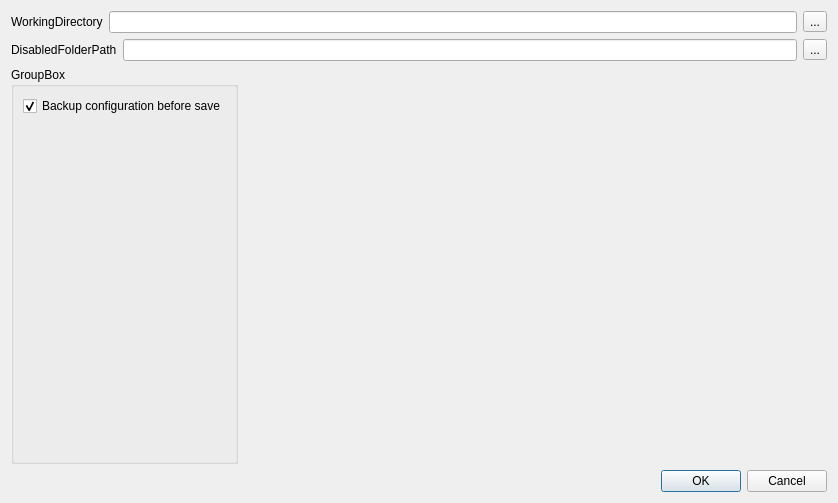
<?xml version="1.0" encoding="UTF-8"?>
<ui version="4.0">
 <class>SettingsForm</class>
 <widget class="QDialog" name="SettingsForm">
  <property name="geometry">
   <rect>
    <x>0</x>
    <y>0</y>
    <width>838</width>
    <height>503</height>
   </rect>
  </property>
  <property name="windowTitle">
   <string>Dialog</string>
  </property>
  <layout class="QVBoxLayout" name="verticalLayout_2">
   <item>
    <layout class="QHBoxLayout" name="horizontalLayout">
     <item>
      <widget class="QLabel" name="labelWorkingDirectory">
       <property name="text">
        <string>WorkingDirectory</string>
       </property>
      </widget>
     </item>
     <item>
      <widget class="QLineEdit" name="lineEditWorkingDirectory">
       <property name="readOnly">
        <bool>true</bool>
       </property>
      </widget>
     </item>
     <item>
      <widget class="QToolButton" name="toolButtonWorkingDirectory">
       <property name="text">
        <string>...</string>
       </property>
       <property name="icon">
        <iconset theme="system-search"/>
       </property>
      </widget>
     </item>
    </layout>
   </item>
   <item>
    <layout class="QHBoxLayout" name="horizontalLayout_2">
     <item>
      <widget class="QLabel" name="labelDisabledFolderPath">
       <property name="text">
        <string>DisabledFolderPath</string>
       </property>
      </widget>
     </item>
     <item>
      <widget class="QLineEdit" name="lineEditDisabledFolderPath">
       <property name="readOnly">
        <bool>true</bool>
       </property>
      </widget>
     </item>
     <item>
      <widget class="QToolButton" name="toolButtonDisabledFolderPath">
       <property name="text">
        <string>...</string>
       </property>
       <property name="icon">
        <iconset theme="system-search"/>
       </property>
      </widget>
     </item>
    </layout>
   </item>
   <item>
    <layout class="QHBoxLayout" name="horizontalLayout_4">
     <item>
      <widget class="QGroupBox" name="groupBox">
       <property name="title">
        <string>GroupBox</string>
       </property>
       <layout class="QVBoxLayout" name="verticalLayout">
        <item>
         <widget class="QCheckBox" name="checkBoxBackupConfig">
          <property name="text">
           <string>Backup configuration before save</string>
          </property>
          <property name="checked">
           <bool>true</bool>
          </property>
         </widget>
        </item>
        <item>
         <spacer name="verticalSpacer">
          <property name="orientation">
           <enum>Qt::Vertical</enum>
          </property>
          <property name="sizeHint" stdset="0">
           <size>
            <width>20</width>
            <height>319</height>
           </size>
          </property>
         </spacer>
        </item>
       </layout>
      </widget>
     </item>
     <item>
      <spacer name="horizontalSpacer_2">
       <property name="orientation">
        <enum>Qt::Horizontal</enum>
       </property>
       <property name="sizeHint" stdset="0">
        <size>
         <width>40</width>
         <height>20</height>
        </size>
       </property>
      </spacer>
     </item>
    </layout>
   </item>
   <item>
    <layout class="QHBoxLayout" name="horizontalLayout_3">
     <item>
      <spacer name="horizontalSpacer">
       <property name="orientation">
        <enum>Qt::Horizontal</enum>
       </property>
       <property name="sizeHint" stdset="0">
        <size>
         <width>40</width>
         <height>20</height>
        </size>
       </property>
      </spacer>
     </item>
     <item>
      <widget class="QDialogButtonBox" name="buttonBox">
       <property name="standardButtons">
        <set>QDialogButtonBox::Cancel|QDialogButtonBox::Ok</set>
       </property>
      </widget>
     </item>
    </layout>
   </item>
  </layout>
 </widget>
 <resources/>
 <connections/>
</ui>
